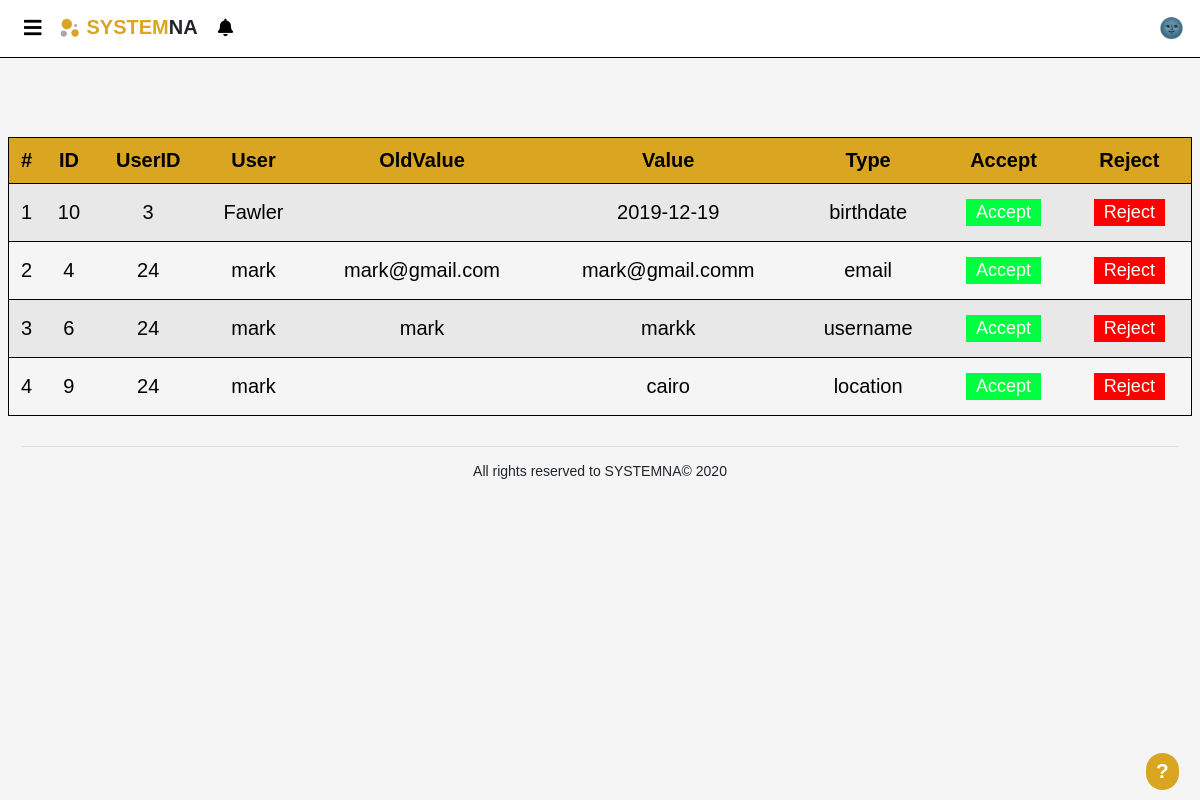
/pages/profileRequests.php (signed in), run on the app's committed database.
### tables this page shows
CREATE TABLE `update_info` (
  `ID` int(11) NOT NULL,
  `UID` int(11) NOT NULL,
  `OldValue` varchar(255) NOT NULL,
  `Value` varchar(255) NOT NULL,
  `Type` varchar(255) NOT NULL,
  `Status` tinyint(4) NOT NULL
);

CREATE TABLE `employee` (
  `id` int(11) NOT NULL,
  `fullname` varchar(255) DEFAULT NULL,
  `username` varchar(255) NOT NULL,
  `password` varchar(255) NOT NULL,
  `email` varchar(255) NOT NULL,
  `phone` varchar(255) NOT NULL,
  `ssn` varchar(255) NOT NULL,
  `start_date` date NOT NULL,
  `accepted` tinyint(1) DEFAULT NULL,
  `active` tinyint(1) DEFAULT NULL,
  `privilege` varchar(255) DEFAULT NULL
);

### DB/Database.php (called while the page is built, shortened)
<?php
class Database
{
    private $host = 'localhost';
    private $user = 'root';
    private $pass = '';
    private $dbName = 'hr_system';
    private $dbh;
    private $stmt;
    public function __construct()
    {
        $dsn = "mysql:host=".$this->host.";dbname=".$this->dbName;
        $options = array(
            PDO::ATTR_PERSISTENT => true,
            PDO::ATTR_ERRMODE => PDO::ERRMODE_EXCEPTION
        );
        try
        {
            $this->dbh = new PDO($dsn,$this->user,$this->pass,$options);
        }catch(PDOException $e)
        {
            echo "<br><div style='text-align: center;'>ERROR! Please try again later</div>";
            $_SESSION['error'] = 'error in DB';
            error_log("error in DB page");
            exit;
        }
    }
    public function query($sql)
    {
        $this->stmt = $this->dbh->prepare($sql);
    }
    public function execute()
    {
        return $this->stmt->execute();
    }
    public function getdata()
    {
        $this->execute();
        return $this->stmt->fetchAll(PDO::FETCH_OBJ);
    }
    public function numRows()
    {
        return $this->stmt->rowCount();
    }
}
?>

### pages/profileRequests.php (the view, shortened to what this page needs)
<?php
include "../template/header.php";
?>
<br>
<table id='tblRequests'>
    <tr id='must'>
        <th>#</th>
        <th>ID</th>
        <th>UserID</th>
        <th>User</th>
        <th>OldValue</th>
        <th>Value</th>
        <th>Type</th>
        <th>Accept</th>
        <th>Reject</th>
    </tr>
    <?php
    $sid = $_SESSION['id'];
    $sql="
        SELECT *
        FROM update_info inner join employee on update_info.UID = employee.id
        where update_info.Status = 2 and UID <> '$sid'
              ";
    try
    {
        $DB->query($sql);
        $DB->execute();
        $y=0;
        if($DB->numRows()>0)
        {
            $x=$DB->getdata();
            for($i=0;$i<$DB->numRows();$i++)
            {
                $y++;
                $id=$x[$i]->ID;
                $userId=$x[$i]->UID;
                $userName=$x[$i]->username;
                $oValue=$x[$i]->OldValue;
                $value=$x[$i]->Value;
                $type=$x[$i]->Type;
                echo  "<tr>";
                echo "<td>{$y}</td>";
                echo "
                <td>{$id}</td>
                <td>{$userId}</td>
                <td>{$userName}</td>
                <td>{$oValue}</td>
                <td>{$value}</td>
                <td>{$type}</td>";
                echo "<td><input type= 'submit' class ='accept' value='Accept'></td>";
                echo "<td><input type= 'submit' class ='reject' value= 'Reject'></td>";
    ?>
    <?php
                echo "</tr>";
            }
        }
        else if($DB->numRows() ==0)
        {
          echo "<tr><td colspan=12 >No Data to show</td></tr>";
        }
    }
    catch(Exception $e)
    {
        $_SESSION['error'] = 'error in sql';
        echo "<br><div class='alert alert-danger' style='text-align: center;'>ERROR! Please try again later</div>";
        error_log("error while getting profile requests");
    }
    ?>
</table>
<?php
include "../template/footer.php"; ?>

### css/style.css (style rules this page uses)
* { margin: 0px; font-family: sans-serif; }
td, th { text-align: center; padding: 11px 7px; }
#Display tr, #tblRequests tr { color: black; border: 1px solid black; }
#Display tr:nth-child(1), #tblRequests tr:nth-child(1) { background: #DAA520; color: black; }
#Display tr:nth-child(even), #tblRequests tr:nth-child(even) { background: #e8e8e8; color: black; }
#button-accepted, .accept, .user-accept, .confirmation-confirm { background-color: #00ff40; border: none; color: white; padding: 3px 10px; text-align: center; text-decoration: none; display: inline-block; font-size: 0.9em; margin: 4px 2px; }
#button-rejected, .reject, .user-reject, .confirmation-close { background-color: #ff0000; border: none; color: white; padding: 3px 10px; text-align: center; text-decoration: none; display: inline-block; font-size: 0.9em; margin: 4px 2px; }
#Display, #tblRequests { margin-top: 7vh; border-collapse: collapse; border: 1px solid black; width: 100%; text-align: center; position: relative; display: table; }

### css/popup.css (style rules this page uses)
.popup-notification .popup-close:hover , { color:gold; }

### template/help.php (style rules this page uses)
* { line-height: normal !important; }

### data on the page
update_info: ID "10", UID "3", UID.username "Fawler", Value "2019-12-19", Type "birthdate"
update_info: ID "4", UID "24", UID.username "mark", OldValue "mark@gmail.com", Value "mark@gmail.comm", Type "email"
update_info: ID "6", UID "24", UID.username "mark", OldValue "mark", Value "markk", Type "username"
update_info: ID "9", UID "24", UID.username "mark", Value "cairo", Type "location"
